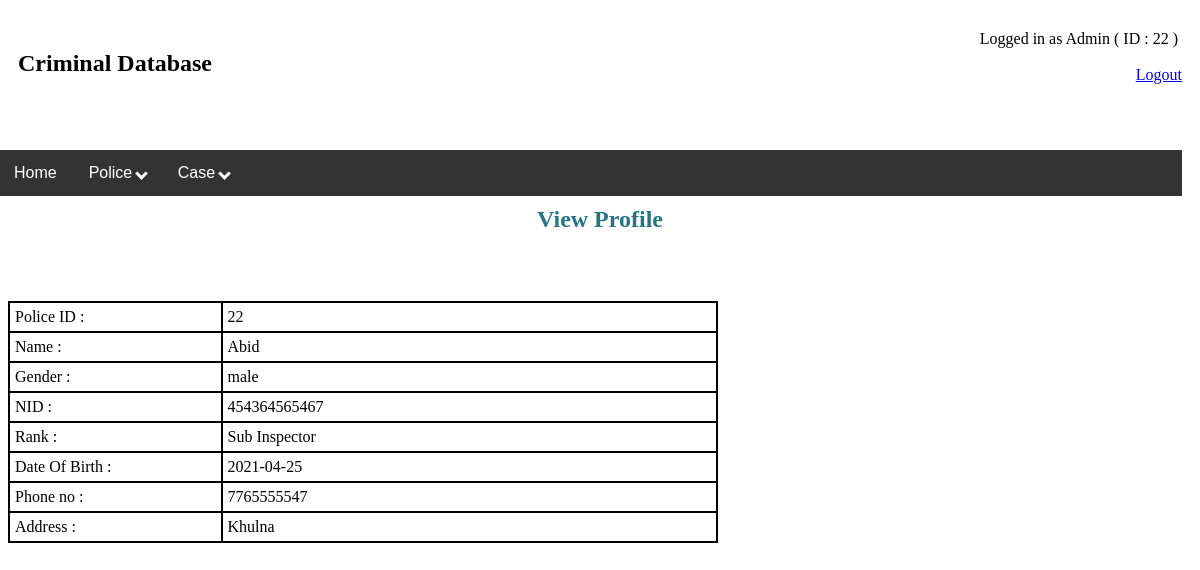
The app's page /view/VIEW PROFILE_police.php (signed in) with its own data.
### tables this page shows
CREATE TABLE `police` (
  `Police_ID` varchar(20) NOT NULL,
  `NID` varchar(30) NOT NULL,
  `Password` varchar(50) NOT NULL,
  `Rank` varchar(30) NOT NULL
);

CREATE TABLE `person` (
  `NID` varchar(20) NOT NULL,
  `Name` varchar(20) NOT NULL,
  `DateOfBirth` date NOT NULL,
  `Gender` varchar(10) NOT NULL,
  `Address` varchar(50) NOT NULL,
  `PhoneNo` varchar(20) NOT NULL
);

### model/model.php (called while the page is built, shortened)
<?php
function getPoliceInfo($pid){
    $conn = db_conn();
    $selectQuery = "SELECT Police_ID, Name, Gender, person.NID, Rank, DateOfBirth, PhoneNo, Address, Password from person, police WHERE person.NID = police.NID and Police_ID = $pid";
    try{
        $stmt = $conn->query($selectQuery);
    }catch(PDOException $e){
        echo $e->getMessage();
    }
    $rows = $stmt->fetch(PDO::FETCH_ASSOC);
    return $rows;
}
?>

### view/view profile_police 2.php (the view)
<!DOCTYPE html>
<html>
<head>
     <link rel="stylesheet" type="text/css" href="style.css">
</head>
<body>
<?php
$police = getPoliceInfo($_SESSION['policeID']);
?>
<h2 class="h2">View Profile</h2><br>
<div style="width: 60%; ">
    <table>
        <tr>
            <td width="30%">Police ID :</td>
            <td><?php echo $police['Police_ID'];?></td>
        </tr>
        <tr>
            <td>Name : </td>
            <td><?php echo $police['Name'];?></td>
        </tr>
        <tr>
            <td>Gender : </td>
            <td><?php echo $police['Gender'];?></td>
        </tr>
        <tr>
            <td>NID : </td>
            <td><?php echo $police['NID'];?></td>
        </tr>
        <tr>
            <td>Rank : </td>
            <td><?php echo $police['Rank'];?></td>
        </tr>
        <tr>
            <td>Date Of Birth : </td>
            <td><?php echo $police['DateOfBirth'];?></td>
        </tr>
        <tr>
            <td>Phone no : </td>
            <td><?php echo $police['PhoneNo'];?></td>
        </tr>
        <tr>
            <td>Address : </td>
            <td><?php echo $police['Address'];?></td>
        </tr>
    </table>
</div>
</body>
</html>

### style.css (style rules this page uses)
.h2 { text-align: center; color: #277582; padding: 30px; }
table { width: 100%; }
table,th,td { border : 2px solid black; border-collapse: collapse; }
th,td { padding: 5px; }

### records on screen
police: Police_ID "22", NID.Name "Abid", NID.Gender "male", NID.NID "454364565467", Rank "Sub Inspector", NID.DateOfBirth "2021-04-25", NID.PhoneNo "7765555547", NID.Address "Khulna"

### other values on screen
$_SESSION["id"] "22"
